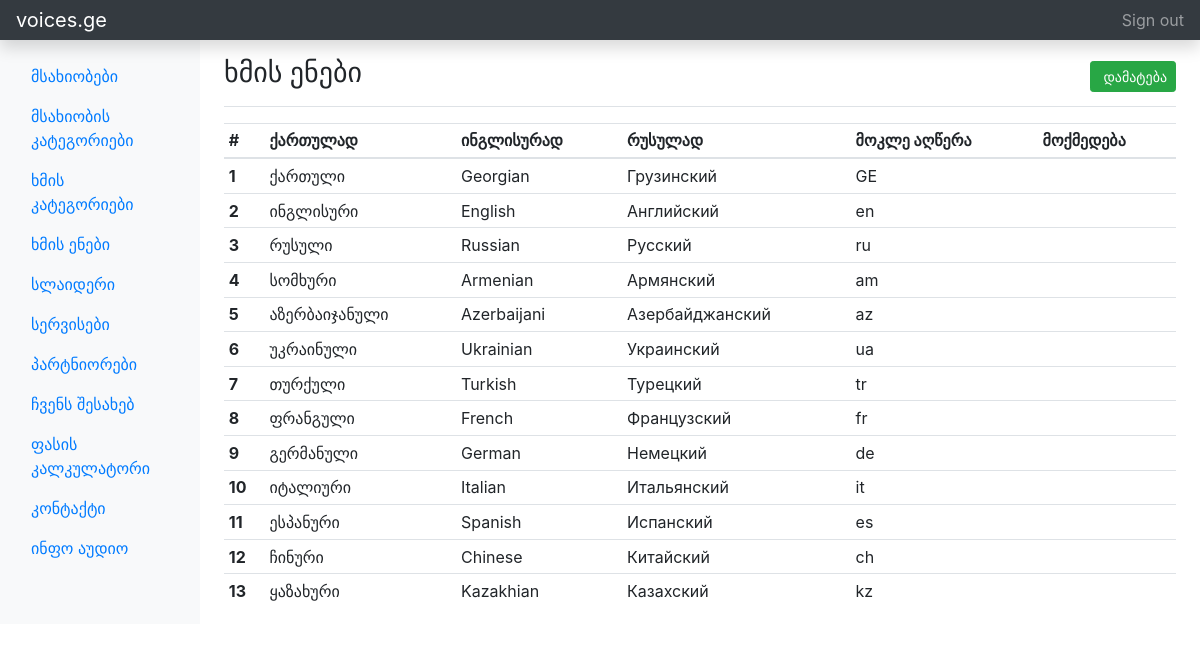
The app's page /index.php/admin/voiceLanguages with its own data.
### tables this page shows
CREATE TABLE `voice_languages` (
  `id` int(11) NOT NULL,
  `name_ge` varchar(32) NOT NULL,
  `name_en` varchar(32) NOT NULL,
  `name_ru` varchar(32) NOT NULL,
  `active` tinyint(1) NOT NULL DEFAULT '0',
  `dom` varchar(2) DEFAULT NULL
);

### application/controllers/Admin.php (called while the page is built, shortened)
<?php
class Admin extends CI_Controller
{
	public function __construct()
	{
		$this->load->model(['actor', 'Admindb']);
		$this->load->helper('form');
		$this->load->library(['form_validation', 'pagination']);
		$this->load->config('appconfig');
	}
	public function voiceLanguages()
	{
		$data['voiceLanguages'] = $this->Admindb->getVoiceLanguages();
		$data['page'] = 'voice-languages';
		$this->load->view('admin/voice-languages', $data);
	}
}

### index.php (called while the page is built, shortened)
<?php
require_once BASEPATH.'core/CodeIgniter.php';

### application/models/Admindb.php (called while the page is built, shortened)
<?php
class Admindb extends CI_Model
{
	public function getVoiceLanguages(){
		$q = "SELECT * FROM voice_languages";
		return $this->db->query($q)->result();
	}
}

### application/views/admin/voice-languages.php (the view, shortened to what this page needs)
<?php $this->load->view('admin/templates/header'); ?>
<div class="d-flex justify-content-between flex-wrap flex-md-nowrap align-items-center pt-3 pb-2 mb-3 border-bottom">
   <h3 class="h3">ხმის ენები</h3>
   <a href="<?= base_url('admin/addVoiceLanguage')?>" class="btn btn-success btn-sm"><i class="fa fa-plus mr-1"></i>დამატება</a>
</div>
<div class="container-fluid px-0">
   <div class="table-responsive">
      <table class="table table-sm">
         <thead>
            <tr>
               <th scope="col">#</th>
               <th scope="col">ქართულად</th>
               <th scope="col">ინგლისურად</th>
               <th scope="col">რუსულად</th>
               <th scope="col">მოკლე აღწერა</th>
               <th scope="col">მოქმედება</th>
            </tr>
         </thead>
         <tbody>
            <?php foreach($voiceLanguages as $i => $voiceLanguage): ?>
               <tr>
                  <th scope="row"><?= $i+1 ?></th>
                  <td><?= $voiceLanguage->name_ge ?></td>
                  <td><?= $voiceLanguage->name_en ?></td>
                  <td><?= $voiceLanguage->name_ru ?></td>
                  <td><?= $voiceLanguage->dom ?></td>
                  <td>
                     <a href="<?=base_url('admin/editVoiceLanguage/'.$voiceLanguage->id) ?>">
                     </a>
                     <button class="bg-transparent border-0" type="button" data-toggle="modal" data-target="#deleteModal" data-page="VoiceLanguage" data-id="<?= $voiceLanguage->id ?>">
                     </button>
                  </td>
               </tr>
            <?php endforeach; ?>
         </tbody>
      </table>
   </div>
</div>
<?php $this->load->view('admin/confirm-delete'); ?>
<?php $this->load->view('admin/templates/footer'); ?>

### application/views/admin/templates/header.php (shortened to what this page needs)
<!doctype html>
<html lang="en">
<head>
   <link href="<?= base_url('assets/css/bootstrap.min.css'); ?>" rel="stylesheet" type="text/css" />
   <link href="<?= base_url('assets/css/fontawesome-all.min.css'); ?>" rel="stylesheet" type="text/css" />
   <link href="<?= base_url('assets/css/summernote.min.css'); ?>" rel="stylesheet" type="text/css" />
   <link href="<?= base_url('assets/css/dashboard.css'); ?>" rel="stylesheet" type="text/css" />
</head>
<body>
   <nav class="navbar navbar-dark sticky-top bg-dark flex-md-nowrap p-0 shadow">
      <a class="navbar-brand col-md-3 col-lg-2 mr-0 px-3" href="#">voices.ge</a>
      <ul class="navbar-nav px-3">
         <li class="nav-item text-nowrap">
            <a class="nav-link" href="#">Sign out</a>
         </li>
      </ul>
   </nav>
   <div class="container-fluid">
      <div class="row">
         <nav id="sidebarMenu" class="col-md-3 col-lg-2 d-md-block bg-light sidebar collapse">
            <div class="sidebar-sticky pt-3">
               <ul class="nav flex-column">
                  <li class="nav-item">
                     <a class="nav-link <?= $page=='actors'?'active':''?>" href="<?= base_url('admin/actors')?>">
                        მსახიობები
                     </a>
                  </li>
                  <li class="nav-item">
                     <a class="nav-link <?= $page=='actor-categories'?'active':''?>" href="<?= base_url('admin/actorCategories')?>">
                        მსახიობის კატეგორიები
                     </a>
                  </li>
                  <li class="nav-item">
                     <a class="nav-link <?= $page=='voice-categories'?'active':''?>" href="<?= base_url('admin/voiceCategories')?>">
                        ხმის კატეგორიები
                     </a>
                  </li>
                  <li class="nav-item">
                  <a class="nav-link <?= $page=='voice-languages'?'active':''?>" href="<?= base_url('admin/voiceLanguages')?>">
                        ხმის ენები
                     </a>
                  </li>
                  <li class="nav-item">
                     <a class="nav-link <?= $page=='slider'?'active':''?>" href="<?= base_url('admin/sliders')?>">
                        სლაიდერი
                     </a>
                  </li>
                  <li class="nav-item">
                     <a class="nav-link <?= $page=='services'?'active':''?>" href="<?= base_url('admin/services')?>">
                        სერვისები
                     </a>
                  </li>
                  <li class="nav-item">
                     <a class="nav-link <?= $page=='partners'?'active':''?>" href="<?= base_url('admin/partners')?>">
                        პარტნიორები
                     </a>
                  </li>
                  <li class="nav-item">
                     <a class="nav-link <?= $page=='aboutus'?'active':''?>" href="<?= base_url('admin/aboutus')?>">
                        ჩვენს შესახებ
                     </a>
                  </li>
                  <li class="nav-item">
                     <a class="nav-link" href="#">
                        ფასის კალკულატორი
                     </a>
                  </li>
                  <li class="nav-item">
                     <a class="nav-link <?= $page=='contact'?'active':''?>" href="<?= base_url('admin/contact')?>">
                        კონტაქტი
                     </a>
                  </li>
                  <li class="nav-item">
                     <a class="nav-link <?= $page=='info-audio'?'active':''?>" href="<?= base_url('admin/infoaudio')?>">
                        ინფო აუდიო
                     </a>
                  </li>
               </ul>
            </div>
         </nav>
         <main role="main" class="col-md-9 ml-sm-auto col-lg-10 px-md-4">

### application/views/admin/templates/footer.php (shortened to what this page needs)
</main>
      </div>
   </div>
</body>
</html>

### records on screen
voice_languages: name_ge "ქართული", name_en "Georgian", name_ru "Грузинский", dom "GE"
voice_languages: name_ge "ინგლისური", name_en "English", name_ru "Английский", dom "en"
voice_languages: name_ge "რუსული", name_en "Russian", name_ru "Русский", dom "ru"
voice_languages: name_ge "სომხური", name_en "Armenian", name_ru "Армянский", dom "am"
voice_languages: name_ge "აზერბაიჯანული", name_en "Azerbaijani", name_ru "Азербайджанский", dom "az"
voice_languages: name_ge "უკრაინული", name_en "Ukrainian", name_ru "Украинский", dom "ua"
voice_languages: name_ge "თურქული", name_en "Turkish", name_ru "Турецкий", dom "tr"
voice_languages: name_ge "ფრანგული", name_en "French", name_ru "Французский", dom "fr"
voice_languages: name_ge "გერმანული", name_en "German", name_ru "Немецкий", dom "de"
voice_languages: name_ge "იტალიური", name_en "Italian", name_ru "Итальянский", dom "it"
voice_languages: name_ge "ესპანური", name_en "Spanish", name_ru "Испанский", dom "es"
voice_languages: name_ge "ჩინური", name_en "Chinese", name_ru "Китайский", dom "ch"
voice_languages: name_ge "ყაზახური", name_en "Kazakhian", name_ru "Казахский", dom "kz"
